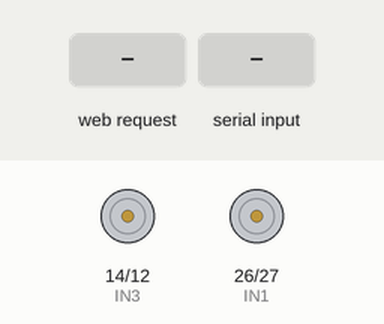
The program below on a simulated ESP32. On the bench: motor-driver pin pairs drawn as motors (green arrow = first pin HIGH = forward, orange = second pin HIGH = backward, longer = more drive). The test bench sets the inputs (shaded band). WiFi joins after 1.5 s; servers stay silent unless stated; what the program prints to the serial monitor is not drawn.

Above: at 2.7 s.
2.8 s: HTTP request GET /forward received
At 3.7 s:
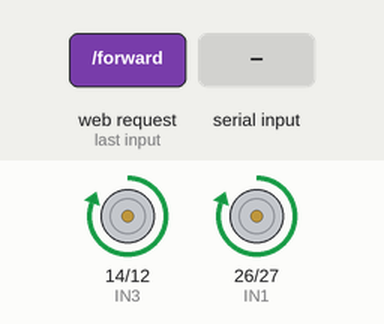
4.3 s: "b\n" received over the second serial link
At 4.8 s:
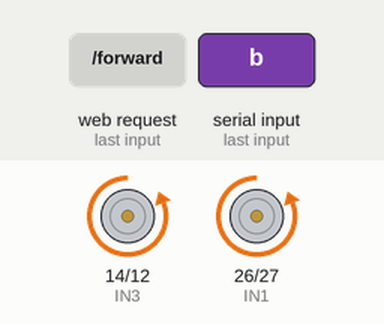
5.8 s: HTTP request GET /left received
At 7.0 s:
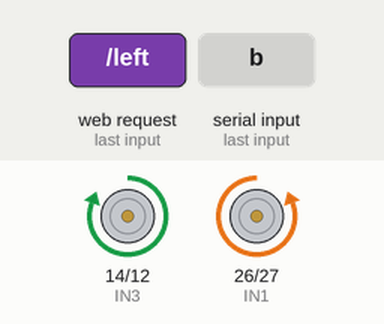
7.3 s: "r\n" received over the second serial link
At 8.3 s:
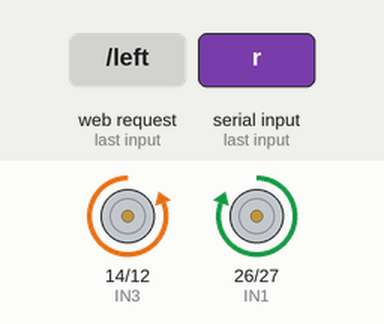
8.8 s: HTTP request GET /backward received
At 9.4 s:
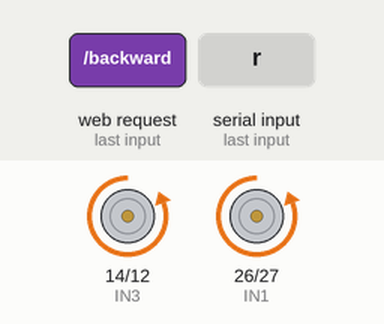
10.3 s: HTTP request GET /right received
At 10.6 s:
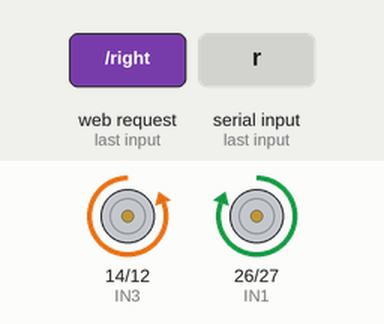
Timing chart, 0 to 12.8 s (numbered marks = the images above; inputs shaded):
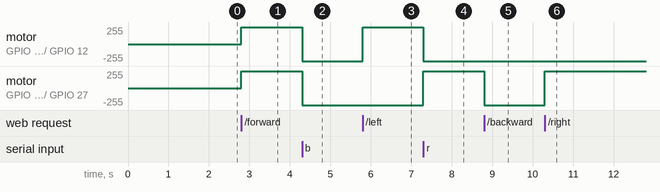

The program:

main.cpp
```cpp
/***************************************************
   ESP32 WiFi Robotic Car + DHT11 + Voice (HC-05)

   - Control via browser (phone / laptop)
   - Web buttons: Forward, Backward, Left, Right, Stop
   - Shows Temperature & Humidity from DHT11
   - Voice control via Bluetooth HC-05
     Commands (from phone voice app):
       "forward", "backward", "left", "right", "stop"
       or single letters: F, B, L, R, S

   Board: ESP32 Dev Module
****************************************************/

#include <WiFi.h>
#include <WebServer.h>
#include "DHT.h"

// ------------- USER CONFIG -----------------
const char* ssid     = "homeiot";
const char* password = "homeiot123";
// -------------------------------------------

// --------- DHT11 CONFIG ----------
#define DHTPIN 4        // DHT11 data pin connected to GPIO 4
#define DHTTYPE DHT11
DHT dht(DHTPIN, DHTTYPE);

float temperature = 0;
float humidity    = 0;

// --------- BLUETOOTH (HC-05) CONFIG ---------
// Use UART2 on ESP32
#define BT_RX 16   // ESP32 RX2 <- HC-05 TX
#define BT_TX 17   // ESP32 TX2 -> HC-05 RX
HardwareSerial BT(2);   // UART2

// Motor driver pins (change if needed)
const int IN1 = 26;   // Left motor
const int IN2 = 27;
const int IN3 = 14;   // Right motor
const int IN4 = 12;

WebServer server(80);

// ---------- MOTOR CONTROL FUNCTIONS ----------
void stopCar() {
  digitalWrite(IN1, LOW);
  digitalWrite(IN2, LOW);
  digitalWrite(IN3, LOW);
  digitalWrite(IN4, LOW);
  Serial.println("STOP");
}

void forward() {
  digitalWrite(IN1, HIGH);
  digitalWrite(IN2, LOW);
  digitalWrite(IN3, HIGH);
  digitalWrite(IN4, LOW);
  Serial.println("FORWARD");
}

void backward() {
  digitalWrite(IN1, LOW);
  digitalWrite(IN2, HIGH);
  digitalWrite(IN3, LOW);
  digitalWrite(IN4, HIGH);
  Serial.println("BACKWARD");
}

void left() {
  digitalWrite(IN1, LOW);
  digitalWrite(IN2, HIGH);
  digitalWrite(IN3, HIGH);
  digitalWrite(IN4, LOW);
  Serial.println("LEFT");
}

void right() {
  digitalWrite(IN1, HIGH);
  digitalWrite(IN2, LOW);
  digitalWrite(IN3, LOW);
  digitalWrite(IN4, HIGH);
  Serial.println("RIGHT");
}

// ---------- DHT READING FUNCTION ----------
void readDHT() {
  float h = dht.readHumidity();
  float t = dht.readTemperature(); // Celsius

  if (isnan(h) || isnan(t)) {
    Serial.println("Failed to read from DHT sensor!");
    return;
  }

  humidity = h;
  temperature = t;
}

// ---------- BLUETOOTH HANDLER ----------
void handleBluetooth() {
  if (!BT.available()) return;

  String cmd = BT.readStringUntil('\n');
  cmd.trim();
  cmd.toLowerCase();

  if (cmd.length() == 0) return;

  Serial.print("BT cmd: ");
  Serial.println(cmd);

  if (cmd == "f" || cmd.indexOf("forward") >= 0) {
    forward();
  } else if (cmd == "b" || cmd.indexOf("back") >= 0 || cmd.indexOf("backward") >= 0) {
    backward();
  } else if (cmd == "l" || cmd.indexOf("left") >= 0) {
    left();
  } else if (cmd == "r" || cmd.indexOf("right") >= 0) {
    right();
  } else if (cmd == "s" || cmd.indexOf("stop") >= 0) {
    stopCar();
  }
}

// ---------- WEB PAGE ----------
String htmlPage(float t, float h) {
  String page = R"rawliteral(
<!DOCTYPE html>
<html>
<head>
<meta name="viewport" content="width=device-width, initial-scale=1">
<title>ESP32 Car</title>
<style>
body {
  font-family: Arial;
  text-align: center;
  background: #111;
  color: white;
}
.btn {
  width: 120px;
  height: 60px;
  font-size: 18px;
  margin: 10px;
  border-radius: 10px;
  border: none;
}
.f { background: #4CAF50; }
.b { background: #f44336; }
.l { background: #2196F3; }
.r { background: #FF9800; }
.s { background: #9E9E9E; width: 260px; }

.sensor-box {
  margin-top: 20px;
  padding: 10px;
  border-radius: 10px;
  background: #222;
  display: inline-block;
}
</style>
</head>
<body>

<h2>ESP32 Robotic Car</h2>
<p>Tap buttons to control</p>

<div class="sensor-box">
  <h3>Environment</h3>
  <p>Temperature: %TEMP% &deg;C</p>
  <p>Humidity: %HUM% %</p>
</div>

<br><br>

<button class="btn f" onclick="sendCmd('forward')">Forward</button><br>
<button class="btn l" onclick="sendCmd('left')">Left</button>
<button class="btn r" onclick="sendCmd('right')">Right</button><br>
<button class="btn b" onclick="sendCmd('backward')">Backward</button><br>
<button class="btn s" onclick="sendCmd('stop')">STOP</button>

<script>
function sendCmd(cmd){
  fetch('/' + cmd);
}
</script>

</body>
</html>
)rawliteral";

  // Replace placeholders with actual values
  page.replace("%TEMP%", String(t, 1));
  page.replace("%HUM%", String(h, 1));

  return page;
}

// ---------- REQUEST HANDLERS ----------
void handleRoot() {
  // Read updated DHT values before serving page
  readDHT();
  server.send(200, "text/html", htmlPage(temperature, humidity));
}

void setup() {
  Serial.begin(115200);
  Serial.println("ESP32 Car Starting...");

  // Motor pins
  pinMode(IN1, OUTPUT);
  pinMode(IN2, OUTPUT);
  pinMode(IN3, OUTPUT);
  pinMode(IN4, OUTPUT);
  stopCar();

  // DHT start
  dht.begin();

  // Bluetooth (HC-05)
  BT.begin(9600, SERIAL_8N1, BT_RX, BT_TX);
  Serial.println("Bluetooth (HC-05) ready at 9600 baud");

  // WiFi
  WiFi.begin(ssid, password);
  Serial.print("Connecting");
  while (WiFi.status() != WL_CONNECTED) {
    delay(500);
    Serial.print(".");
  }

  Serial.println("\nConnected!");
  Serial.print("Open browser: http://");
  Serial.println(WiFi.localIP());

  // Routes
  server.on("/", handleRoot);
  server.on("/forward", []() {
    forward();
    server.send(200, "text/plain", "Forward");
  });
  server.on("/backward", []() {
    backward();
    server.send(200, "text/plain", "Backward");
  });
  server.on("/left", []() {
    left();
    server.send(200, "text/plain", "Left");
  });
  server.on("/right", []() {
    right();
    server.send(200, "text/plain", "Right");
  });
  server.on("/stop", []() {
    stopCar();
    server.send(200, "text/plain", "Stop");
  });

  server.begin();
  Serial.println("HTTP server started");
}

void loop() {
  server.handleClient();
  handleBluetooth();   // continuously listen for voice commands
}


// ------------------ PIN DEFINITIONS ---------------
// IN1 - GPIO 26
// IN2 - GPIO 27
// IN3 - GPIO 14
// IN4 - GPIO 12
// DHT11 Data - GPIO 4
// HC-05 TX - GPIO 16 (to ESP32 RX2)
// HC-05 RX - GPIO 17 (to ESP32 TX2)
// -------------------------------------------------
```

Measured:
- after the input at 2.8 s, motor on GPIO 14 (IN3) / GPIO 12 (IN4), motor on GPIO 26 (IN1) / GPIO 27 (IN2): stopped → forward 255/255 at once
- after the input at 4.3 s, motor on GPIO 14 (IN3) / GPIO 12 (IN4), motor on GPIO 26 (IN1) / GPIO 27 (IN2): forward 255/255 → backward 255/255 at once
- after the input at 5.8 s, motor on GPIO 14 (IN3) / GPIO 12 (IN4): backward 255/255 → forward 255/255 at once
- after the input at 7.3 s, motor on GPIO 14 (IN3) / GPIO 12 (IN4): forward 255/255 → backward 255/255 at once; motor on GPIO 26 (IN1) / GPIO 27 (IN2): backward 255/255 → forward 255/255 at once
- after the input at 8.8 s, motor on GPIO 26 (IN1) / GPIO 27 (IN2): forward 255/255 → backward 255/255 at once
- after the input at 10.3 s, motor on GPIO 26 (IN1) / GPIO 27 (IN2): backward 255/255 → forward 255/255 at once
